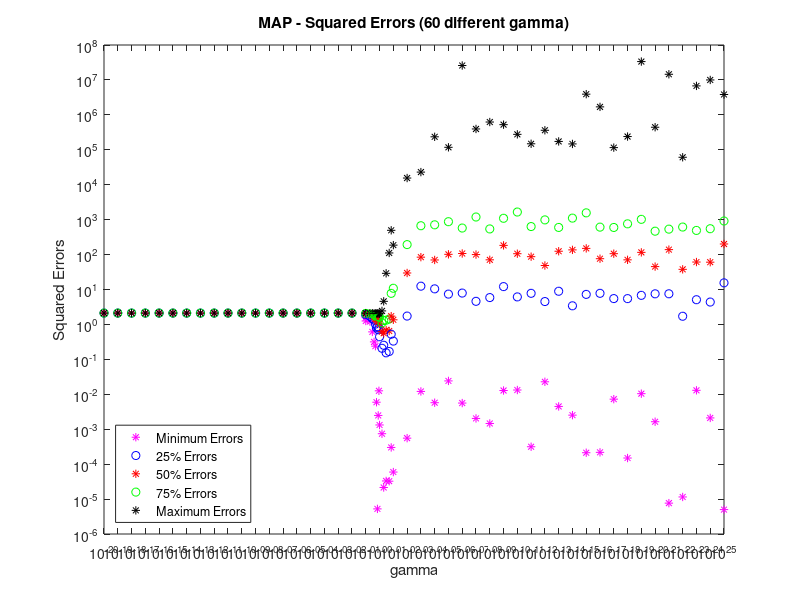

Here is the MATLAB script that generated this plot:
%YuQi
%NUid:001304349
%qi.yu1@husky.neu.edu
clear all;
v_mu = 0;% noise
v_sigma = 1;
wtrue = [1,-0.13,-0.65,0.12];% w
n = 1;% dimentional
N = 10;% ten iid samples
x = zeros(N,n);% store Xn
y = zeros(N,n);% store Yn
v = zeros(N,n);% store noise
gamma2 = [10^-20, 10^-19, 10^-18, 10^-17, 10^-16, 10^-15, 10^-14, 10^-13, 10^-12, 10^-11, 10^-10, 10^-9, 10^-8, 10^-7, 10^-6, 10^-5, 10^-4, 10^-3, 10^-2, 10^-1, 0.1 ,0.2, 0.3, 0.4, 0.5, 0.6, 0.7, 0.8, 0.9, 1, 1.5, 2, 3, 5, 7, 10^1, 10^2, 10^3, 10^4, 10^5, 10^6, 10^7, 10^8, 10^9, 10^10, 10^11, 10^12, 10^13, 10^14, 10^15, 10^16, 10^17, 10^18, 10^19, 10^20, 10^21, 10^22, 10^23, 10^24, 10^25];% gamma square

for k = 1:length(gamma2)% 60 gamma
    for i =1:100% each gamma test 100 times
        
        for j = 1:10% generate D
            x(j) = (2*rand-1)*1;
            v(j) = normrnd(v_mu,v_sigma);% different noise
            y(j) = wtrue*[x(j).^3;x(j).^2;x(j).^1;x(j).^0] + v(j);
        end
        clear j;
    
        for j = 1:10% cal b(x)*b(x)' and sum1 <- see math expression in my report
            bxT(:,:,j) = [(x(j))^3; (x(j))^2; (x(j))^1; 1] * [(x(j))^3; (x(j))^2; (x(j))^1; 1]';
        end
        clear j;
        sum1 = bxT(:,:,1)+bxT(:,:,2)+bxT(:,:,3)+bxT(:,:,4)+bxT(:,:,5)+bxT(:,:,6)+bxT(:,:,7)+bxT(:,:,8)+bxT(:,:,9)+bxT(:,:,10);
    
        for j = 1:10% cal b(x)*y(i)' and sum3 <- see math expression in my report
            bxyi(:,:,j) = [(x(j))^3; (x(j))^2; (x(j))^1; 1] * y(j);
        end
        clear j;
        sum3 = bxyi(:,:,1)+bxyi(:,:,2)+bxyi(:,:,3)+bxyi(:,:,4)+bxyi(:,:,5)+bxyi(:,:,6)+bxyi(:,:,7)+bxyi(:,:,8)+bxyi(:,:,9)+bxyi(:,:,10);
        
        % cal w prediction - MAP
        w(:,i) = inv(sum1+(v_sigma)^2/gamma2(k)*eye(4))*sum3;
        % cal w prediction - ML
        wml(:,i) = inv(sum1+(v_sigma)^2)*sum3;
        % cal SE - MAP
        mse(k,i) = (wtrue*wtrue'-w(:,i)'*w(:,i))^2;
        % cal SE - ML
        mseml(k,i) = (wtrue*wtrue'-wml(:,i)'*wml(:,i))^2;
    end
    wmean(:,k) = mean(w,2);% get mean of 100 times
end

% MAP
msesorted = sort(mse,2);% sort and get each percentage sample point to plot the error
error0 = msesorted(:,1);
error25 = msesorted(:,25);
error50 = msesorted(:,50);
error75 = msesorted(:,75);
error100 = msesorted(:,100);

% ML
msemlsorted = sort(mseml,2);% sort and get each percentage sample point to plot the error
errorml0 = msemlsorted(:,1);
errorml25 = msemlsorted(:,25);
errorml50 = msemlsorted(:,50);
errorml75 = msemlsorted(:,75);
errorml100 = msemlsorted(:,100);

% plot MAP
figure(1);
for k = 1:length(gamma2)% plot error with each gamma
    plot(gamma2(k),error0(k),'*m');
    hold on;
    set(gca,'xscale','log')
    set(gca,'yscale','log')
    plot(gamma2(k),error25(k),'ob');
    hold on;
    set(gca,'xscale','log')
    set(gca,'yscale','log')
    plot(gamma2(k),error50(k),'*r');
    hold on;
    set(gca,'xscale','log')
    set(gca,'yscale','log')
    plot(gamma2(k),error75(k),'og');
    hold on;
    set(gca,'xscale','log')
    set(gca,'yscale','log')
    plot(gamma2(k),error100(k),'*k');
    hold on;
    set(gca,'xscale','log')
    set(gca,'yscale','log')
end
legend('Minimum Errors','25% Errors','50% Errors','75% Errors','Maximum Errors','location','southwest');
title('MAP - Squared Errors (60 different gamma)');
xlabel('gamma'), ylabel('Squared Errors')

% plot ML
% figure(2);
% for k = 1:length(gamma2)% plot error with each gamma
%     plot(gamma2(k),errorml0(k),'*m');
%     hold on;
%     set(gca,'xscale','log')
%     set(gca,'yscale','log')
%     plot(gamma2(k),errorml25(k),'ob');
%     hold on;
%     set(gca,'xscale','log')
%     set(gca,'yscale','log')
%     plot(gamma2(k),errorml50(k),'*r');
%     hold on;
%     set(gca,'xscale','log')
%     set(gca,'yscale','log')
%     plot(gamma2(k),errorml75(k),'og');
%     hold on;
%     set(gca,'xscale','log')
%     set(gca,'yscale','log')
%     plot(gamma2(k),errorml100(k),'*k');
%     hold on;
%     set(gca,'xscale','log')
%     set(gca,'yscale','log')
% end
% legend('Minimum Errors','25% Errors','50% Errors','75% Errors','Maximum Errors','location','southwest');
% title('ML - Squared Errors (60 different gamma)');
% xlabel('gamma'), ylabel('Squared Errors')
